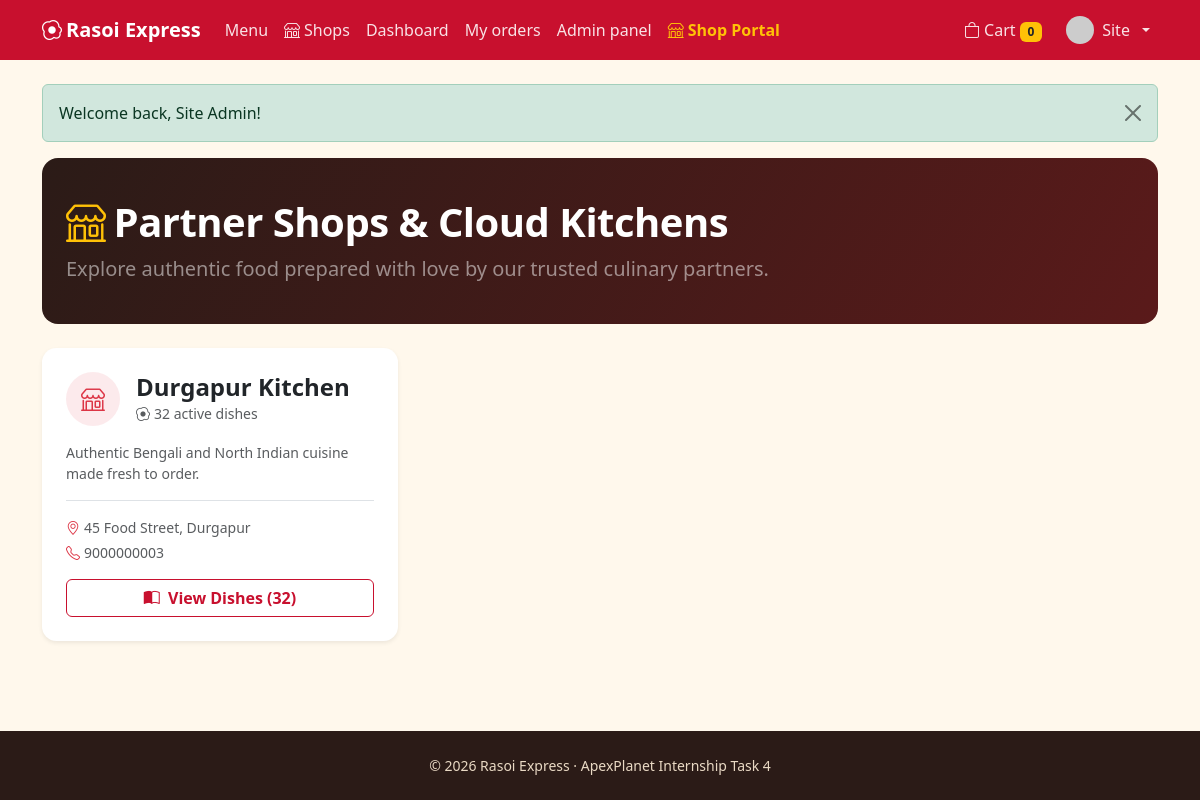
The app's page /shops.php (signed in) with its own data.
### tables this page shows
CREATE TABLE users (
  id INT UNSIGNED AUTO_INCREMENT PRIMARY KEY,
  name VARCHAR(80) NOT NULL,
  email VARCHAR(120) NOT NULL UNIQUE,
  phone VARCHAR(15) DEFAULT NULL,
  address VARCHAR(255) DEFAULT NULL,
  password_hash VARCHAR(255) NOT NULL,
  role ENUM('user','admin','shop_owner') NOT NULL DEFAULT 'user',
  status ENUM('active','blocked') NOT NULL DEFAULT 'active',
  avatar VARCHAR(255) DEFAULT NULL,
  last_login_at DATETIME DEFAULT NULL,
  created_at TIMESTAMP DEFAULT CURRENT_TIMESTAMP,
  INDEX idx_users_role (role),
  INDEX idx_users_last_login (last_login_at)
);

CREATE TABLE shops (
  id INT UNSIGNED AUTO_INCREMENT PRIMARY KEY,
  name VARCHAR(100) NOT NULL,
  description TEXT,
  address VARCHAR(255) NOT NULL,
  phone VARCHAR(15) NOT NULL,
  owner_id INT UNSIGNED NOT NULL,
  created_at TIMESTAMP DEFAULT CURRENT_TIMESTAMP,
  CONSTRAINT fk_shops_owner FOREIGN KEY (owner_id) REFERENCES users(id) ON DELETE CASCADE,
  INDEX idx_shops_owner (owner_id)
);

### includes/auth.php (called while the page is built, shortened)
<?php
require_once __DIR__ . '/db.php';
function e($v): string { return htmlspecialchars((string)$v, ENT_QUOTES, 'UTF-8'); }
function url(string $p = ''): string { return BASE_URL . '/' . ltrim($p, '/'); }
function current_user(): ?array {
    static $u = false;
    if ($u === false) {
        $u = null;
        if (!empty($_SESSION['uid'])) {
            $s = db()->prepare('SELECT id,name,email,phone,address,role,status,avatar FROM users WHERE id=?');
            $s->execute([$_SESSION['uid']]);
            $u = $s->fetch() ?: null;
        }
    }
    return $u;
}
function avatar_url(?array $u): string {
    return ($u && $u['avatar']) ? url('uploads/avatars/' . $u['avatar'])
        : 'https://ui-avatars.com/api/?background=c8102e&color=fff&name=' . urlencode($u['name'] ?? 'U');
}
function cart(): array { return $_SESSION['cart'] ?? []; }
function cart_count(): int { return array_sum(cart()); }

### includes/db.php (called while the page is built, shortened)
<?php
function db(): PDO {
    static $pdo = null;
    if ($pdo === null) {
        try {
            $pdo = new PDO('mysql:host=' . DB_HOST . ';dbname=' . DB_NAME . ';charset=utf8mb4', DB_USER, DB_PASS, [
                PDO::ATTR_ERRMODE => PDO::ERRMODE_EXCEPTION,
                PDO::ATTR_DEFAULT_FETCH_MODE => PDO::FETCH_ASSOC,
                PDO::ATTR_EMULATE_PREPARES => false,
            ]);
        } catch (PDOException $e) {
            error_log($e->getMessage());
            http_response_code(500);
            ?>
            <!DOCTYPE html>
            <html lang="en">
            <head>
            <meta charset="UTF-8">
            <meta name="viewport" content="width=device-width, initial-scale=1">
            <title>Database Offline | Rasoi Express</title>
            <link href="https://cdn.jsdelivr.net/npm/bootstrap@5.3.3/dist/css/bootstrap.min.css" rel="stylesheet">
            <link href="https://cdn.jsdelivr.net/npm/bootstrap-icons@1.11.3/font/bootstrap-icons.min.css" rel="stylesheet">
            <style>
              body { background: #f8f9fa; font-family: system-ui, -apple-system, sans-serif; display: flex; align-items: center; justify-content: center; min-height: 100vh; padding: 20px; }
              .card { max-width: 580px; width: 100%; border: 0; box-shadow: 0 10px 30px rgba(0,0,0,0.08); border-radius: 16px; }
              .icon-box { width: 64px; height: 64px; border-radius: 50%; background: #fee2e2; color: #dc2626; display: flex; align-items: center; justify-content: center; font-size: 2rem; margin: 0 auto 1.25rem; }
            </style>
            <meta http-equiv="refresh" content="5">
            </head>
            <body>
            <div class="card p-4 p-md-5 text-center">
              <div class="icon-box"><i class="bi bi-database-gear"></i></div>
              <h3 class="fw-bold mb-2">Starting Database Server&hellip;</h3>
              <p class="text-muted mb-3">MariaDB is being launched automatically. This page will refresh in a few seconds.</p>
              <div class="d-flex justify-content-center mb-4">
                <div class="spinner-border text-danger" role="status"><span class="visually-hidden">Loading...</span></div>
              </div>
              <div class="d-grid gap-2">
                <button onclick="location.reload()" class="btn btn-danger py-2 fw-semibold"><i class="bi bi-arrow-clockwise me-1"></i> Refresh Now</button>
              </div>
              <details class="text-start mt-3 small text-muted">
                <summary class="cursor-pointer">Technical error details</summary>
                <pre class="bg-light p-2 rounded mt-2 text-danger mb-0" style="font-size: 0.78rem; overflow-x: auto;"><?= htmlspecialchars($e->getMessage(), ENT_QUOTES, 'UTF-8') ?></pre>
                <div class="mt-2">
                  <strong>Manual fix:</strong> Double-click <code>start-database.bat</code> or <code>run.bat</code> in your project folder.
                </div>
              </details>
            </div>
            </body>
            </html>
            <?php
            exit;
        }
    }
    return $pdo;
}

### shops.php (the view, shortened to what this page needs)
<?php
require_once __DIR__ . '/includes/auth.php';
$pdo = db();
$shopsStmt = $pdo->query("SELECT s.*, u.name AS owner_name,
    COUNT(f.id) AS total_dishes
FROM shops s
JOIN users u ON u.id = s.owner_id
LEFT JOIN foods f ON f.shop_id = s.id AND f.is_available = 1
GROUP BY s.id, u.name
ORDER BY s.id ASC");
$shops = $shopsStmt->fetchAll();
require __DIR__ . '/includes/header.php';
?>
<div class="hero mb-4">
  <h1 class="display-6 fw-bold mb-2"><i class="bi bi-shop me-2 text-warning"></i>Partner Shops &amp; Cloud Kitchens</h1>
  <p class="lead mb-0 text-white-50">Explore authentic food prepared with love by our trusted culinary partners.</p>
</div>
<?php if (empty($shops)): ?>
  <div class="text-center text-muted py-5">
    <i class="bi bi-shop display-1 text-secondary opacity-50 mb-3 d-block"></i>
    <p class="fs-5">No partner shops registered yet.</p>
    <a href="<?= url('index.php') ?>" class="btn btn-rx">Browse Main Menu</a>
  </div>
<?php else: ?>
  <div class="row g-4">
    <?php foreach ($shops as $s): ?>
      <div class="col-md-6 col-lg-4">
        <div class="card h-100 shadow-sm border-0 food-card">
          <div class="card-body d-flex flex-column p-4">
            <div class="d-flex align-items-center gap-3 mb-3">
              <div class="rounded-circle bg-danger bg-opacity-10 text-danger p-3 d-flex align-items-center justify-content-center" style="width: 54px; height: 54px;">
                <i class="bi bi-shop fs-4"></i>
              </div>
              <div>
                <h4 class="card-title mb-0 fw-bold"><?= e($s['name']) ?></h4>
                <small class="text-muted"><i class="bi bi-egg-fried me-1"></i><?= (int)$s['total_dishes'] ?> active dishes</small>
              </div>
            </div>
            <p class="card-text text-muted small flex-grow-1 mb-3">
              <?= e($s['description'] ?: 'Authentic, hygienic, and fresh food prepared daily.') ?>
            </p>
            <div class="border-top pt-3 mb-3 small text-muted">
              <div class="mb-1"><i class="bi bi-geo-alt text-danger me-1"></i><?= e($s['address']) ?></div>
              <?php if (!empty($s['phone'])): ?>
                <div><i class="bi bi-telephone text-danger me-1"></i><?= e($s['phone']) ?></div>
              <?php endif; ?>
            </div>
            <div class="d-grid">
              <a href="<?= url('index.php?shop=' . $s['id']) ?>" class="btn btn-outline-rx fw-semibold">
                <i class="bi bi-book-half me-1"></i> View Dishes (<?= (int)$s['total_dishes'] ?>)
              </a>
            </div>
          </div>
        </div>
      </div>
    <?php endforeach; ?>
  </div>
<?php endif; ?>
<?php require __DIR__ . '/includes/footer.php'; ?>

### includes/header.php (shortened to what this page needs)
<?php require_once __DIR__ . '/auth.php'; $me = current_user(); $isAdminArea = !empty($adminArea); $isShopArea = !empty($shopArea); ?>
<!DOCTYPE html>
<html lang="en">
<head>
<link href="https://cdn.jsdelivr.net/npm/bootstrap@5.3.3/dist/css/bootstrap.min.css" rel="stylesheet">
<link href="https://cdn.jsdelivr.net/npm/bootstrap-icons@1.11.3/font/bootstrap-icons.min.css" rel="stylesheet">
<link href="<?= url('assets/css/style.css') ?>" rel="stylesheet">
</head>
<body>
<nav class="navbar navbar-expand-lg navbar-dark rx-nav sticky-top">
  <div class="container">
    <a class="navbar-brand fw-bold" href="<?= url($isAdminArea ? 'admin/index.php' : ($isShopArea ? 'shop/index.php' : 'index.php')) ?>"><i class="bi bi-egg-fried me-1"></i><?= APP_NAME ?></a>
    <div class="collapse navbar-collapse" id="nav">
      <ul class="navbar-nav me-auto">
        <?php if ($isAdminArea): ?>
          <li class="nav-item"><a class="nav-link" href="<?= url('admin/index.php') ?>">Dashboard</a></li>
          <li class="nav-item"><a class="nav-link" href="<?= url('admin/foods.php') ?>">Foods</a></li>
          <li class="nav-item"><a class="nav-link" href="<?= url('admin/categories.php') ?>">Categories</a></li>
          <li class="nav-item"><a class="nav-link" href="<?= url('admin/orders.php') ?>">Orders</a></li>
          <li class="nav-item"><a class="nav-link" href="<?= url('admin/users.php') ?>">Users</a></li>
          <li class="nav-item"><a class="nav-link text-warning" href="<?= url('shop/index.php') ?>"><i class="bi bi-shop me-1"></i>Shop Portal</a></li>
          <li class="nav-item"><a class="nav-link" href="<?= url('index.php') ?>">View site</a></li>
        <?php else: ?>
          <li class="nav-item"><a class="nav-link" href="<?= url('index.php') ?>">Menu</a></li>
          <li class="nav-item"><a class="nav-link" href="<?= url('shops.php') ?>"><i class="bi bi-shop me-1"></i>Shops</a></li>
          <?php if ($me): ?>
            <li class="nav-item"><a class="nav-link" href="<?= url('dashboard.php') ?>">Dashboard</a></li>
            <li class="nav-item"><a class="nav-link" href="<?= url('orders.php') ?>">My orders</a></li>
            <?php if ($me['role'] === 'admin'): ?><li class="nav-item"><a class="nav-link" href="<?= url('admin/index.php') ?>">Admin panel</a></li><?php endif; ?>
            <?php if ($me['role'] === 'shop_owner' || $me['role'] === 'admin'): ?><li class="nav-item"><a class="nav-link text-warning fw-semibold" href="<?= url('shop/index.php') ?>"><i class="bi bi-shop me-1"></i><?= $me['role'] === 'admin' ? 'Shop Portal' : 'My Shop' ?></a></li><?php endif; ?>
          <?php endif; ?>
        <?php endif; ?>
      </ul>
      <ul class="navbar-nav align-items-lg-center gap-lg-2">
        <?php if (!$isAdminArea && !$isShopArea): ?>
        <li class="nav-item"><a class="nav-link" href="<?= url('cart.php') ?>"><i class="bi bi-bag"></i> Cart <span class="badge bg-warning text-dark"><?= cart_count() ?></span></a></li>
        <?php endif; ?>
        <?php if ($me): ?>
          <li class="nav-item dropdown">
            <a class="nav-link dropdown-toggle d-flex align-items-center gap-2" href="#" data-bs-toggle="dropdown">
              <img src="<?= e(avatar_url($me)) ?>" class="rounded-circle" width="28" height="28" alt=""><?= e(explode(' ', $me['name'])[0]) ?>
            </a>
          </li>
        <?php else: ?>
          <li class="nav-item"><a class="nav-link" href="<?= url('login.php') ?>">Log in</a></li>
          <li class="nav-item"><a class="btn btn-warning btn-sm" href="<?= url('register.php') ?>">Sign up</a></li>
        <?php endif; ?>
      </ul>
    </div>
  </div>
</nav>
<main class="container py-4 main-content flex-grow-1 d-flex flex-column">
<?php foreach (get_flash() as [$t, $m]): ?>
  <div class="alert alert-<?= e($t) ?> alert-dismissible fade show" role="alert"><?= e($m) ?><button type="button" class="btn-close" data-bs-dismiss="alert"></button></div>
<?php endforeach; ?>

### assets/css/style.css (style rules this page uses)
:root { --rx-red:#c8102e;--rx-dark:#2b1b17;--rx-gold:#f7b32b;--rx-leaf:#2f6f4e;--rx-paper:#fff8ec }
body { background:var(--rx-paper);color:var(--rx-dark);font-family:'Segoe UI',system-ui,-apple-system,sans-serif;min-height:100vh;display:flex;flex-direction:column }
main.main-content { flex:1 0 auto }
.rx-nav { background:var(--rx-red) }
.rx-nav .nav-link { color:rgba(255,255,255,.88) }
.btn-outline-rx { border-color:var(--rx-red);color:var(--rx-red) }
.hero { background:linear-gradient(120deg,var(--rx-dark) 0%,#5a1a1a 100%);color:#fff;border-radius:1rem;padding:2.5rem 1.5rem }
.hero h1 { font-weight:800;letter-spacing:-.5px }
.food-card { border:0;border-radius:.9rem;overflow:hidden;box-shadow:0 2px 10px rgba(43,27,23,.08);height:100% }

### records on screen
users: name "Site"
shops: name "Durgapur Kitchen", total_dishes "32", description "Authentic Bengali and North Indian cuisine made fresh to order.", address "45 Food Street, Durgapur", phone "9000000003"

### other values on screen
APP_NAME "Rasoi Express"
cart_count() "0"
$m "Welcome back, Site Admin!"
